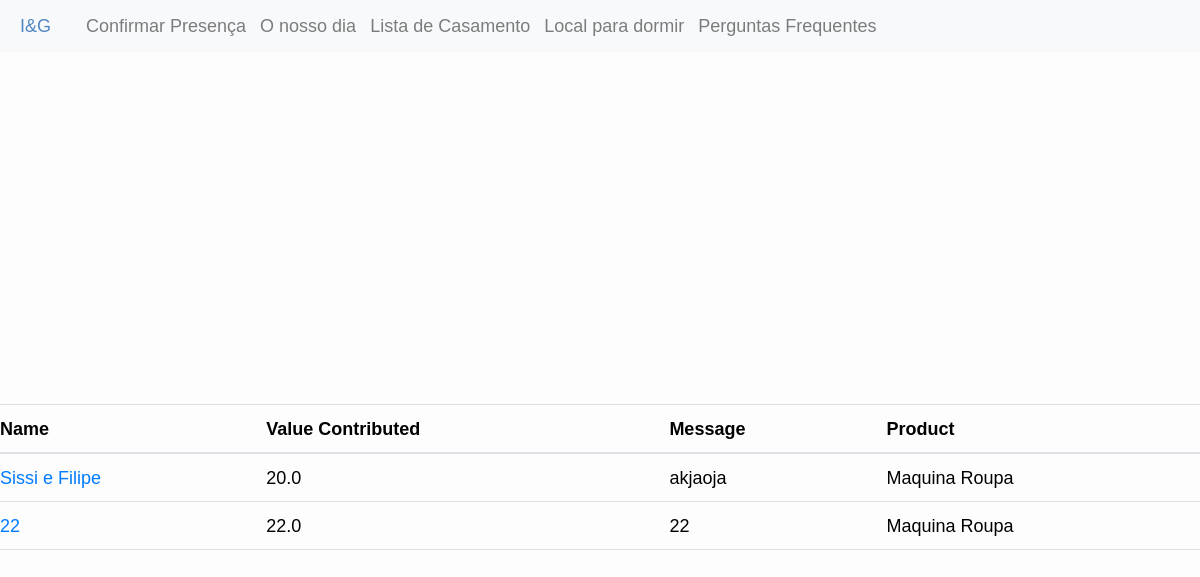
The app's page /edit/contributions, older data.
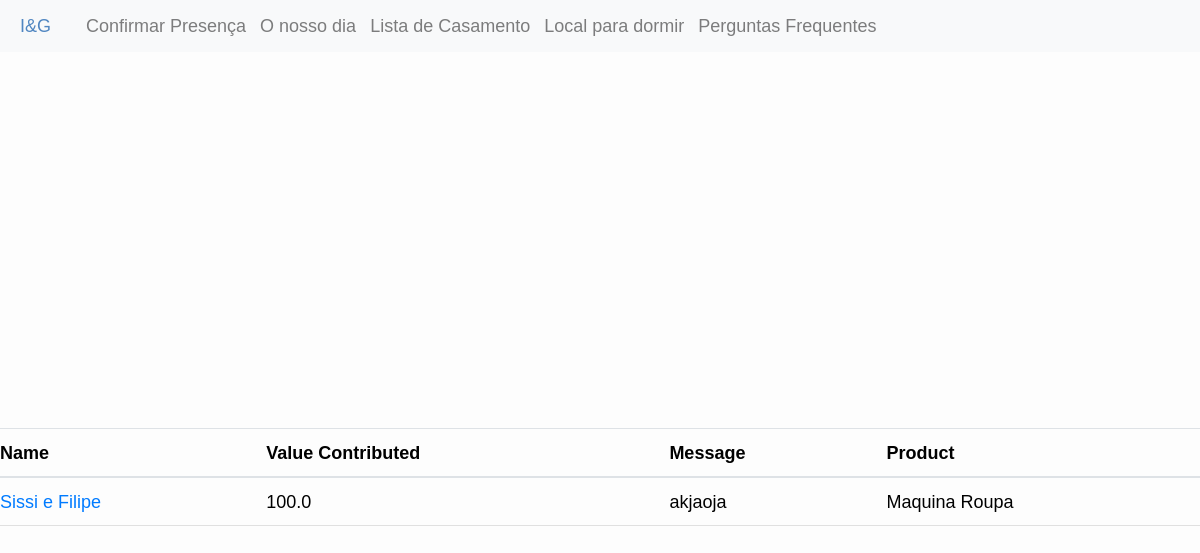
The same page, newer data.
### inesegoncalo/models/contributions.py (models this page shows, shortened)
class Contribution(db.Model ,model.Model,model.Base):
    __tablename__ = 'contribution'
    __table_args__ = {'extend_existing': True}
    id = Column(Integer, primary_key=True)
    name = Column(String(80))
    value_contributed = Column(Float)
    message = Column(Text)
    product_id = Column(Integer, ForeignKey('products.id'))
    product = relationship('Product', back_populates="contributions")

### inesegoncalo/models/products.py (models this page shows, shortened)
class Product(db.Model, model.Model, model.Base):
    __tablename__ = 'products'
    __table_args__ = {'extend_existing': True}
    id = Column(Integer, primary_key=True)
    name = Column(String(80), unique=True, nullable=False)
    description = Column(Text)
    price = Column(Float)
    price_paid = Column(Float, default=0.0)
    store = Column(Text)
    show_price = Column(Boolean, default=True)
    priority = Column(Integer, default=10)
    category_id = Column(Integer, ForeignKey('categories.id'), nullable=True)
    images = relationship('ProductImage', back_populates="product")
    contributions = relationship('Contribution', back_populates="product")
    category = relationship('Category', back_populates="products")

### inesegoncalo/modules/edit.py (the view)
@bp.route("/contributions", methods=("GET", "POST"))
def contributions():
    contributions = Contribution.query.all()
    return render_template("edit/contributions.html", contributions=contributions)

### inesegoncalo/templates/edit/contributions.html (shortened to what this page needs)
{% extends 'layout.html' %}
{% block content %}
<div class="product_background">
<table class="table">
    <thead>
        <tr>
            <th>Name</th>
            <th>Value Contributed</th>
            <th>Message</th>
            <th>Product</th>
        </tr>
    </thead>
    <tbody>
        {% for contribution in contributions %}
            <tr>
                <td class="no_padding"><a href="{{url_for('edit.contribution',contribution_id=contribution.id)}}">{{contribution.name}}</a></td>
                <td class="no_padding">{{contribution.value_contributed}}</td>
                <td class="no_padding">{{contribution.message}}</td>
                <td class="no_padding">{{contribution.product.name}}</td>
            </tr>
        {% endfor %}
    </tbody>
</table>
</div>
{% endblock %}

Row changes from the older to the newer data that the page shows:
removed Contribution: name "22", value_contributed "22.0", message "22", product.name "Maquina Roupa"
changed Contribution "Sissi e Filipe": value_contributed "20.0" → "100.0"
